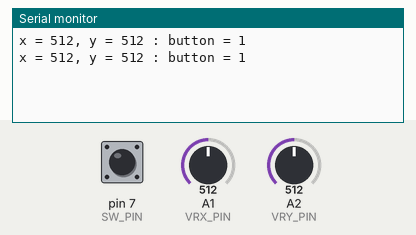
This sketch was run on a simulated Arduino Uno, built with avr-gcc and run on an emulated ATmega328P. On the bench: the last lines printed to the serial monitor. The inputs (shaded band) are chosen by the test bench; at power-on: pin 7 (SW_PIN) HIGH, A1 (VRX_PIN) = 512, A2 (VRY_PIN) = 512.

Above: at 1.8 s.
1.9 s: pin 7 (SW_PIN) pulled LOW for 1.15 s
At 3.8 s:
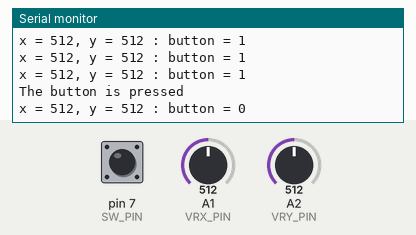
5.5 s: A1 (VRX_PIN) set to 716
At 6.8 s:
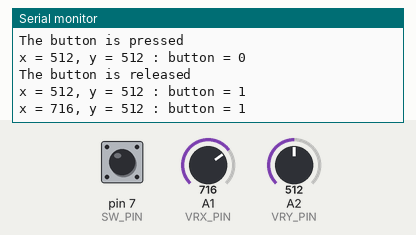
7.0 s: A2 (VRY_PIN) set to 716
At 7.8 s:
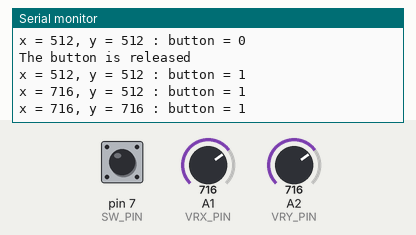
8.5 s: A1 (VRX_PIN) set to 900
At 9.5 s:
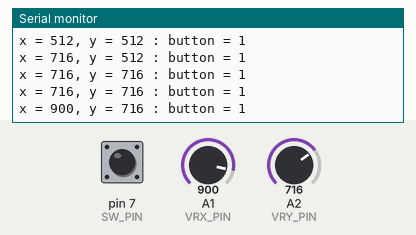
10.0 s: A2 (VRY_PIN) set to 900
At 10.8 s:
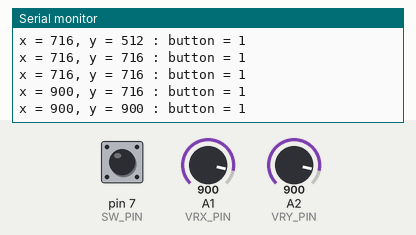
11.5 s: pin 7 (SW_PIN) pulled LOW for 3.2 s
At 13.5 s:
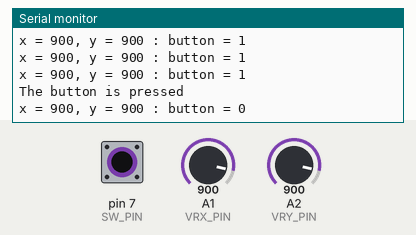
Timing chart, 0 to 15.0 s (numbered marks = the images above; inputs shaded):
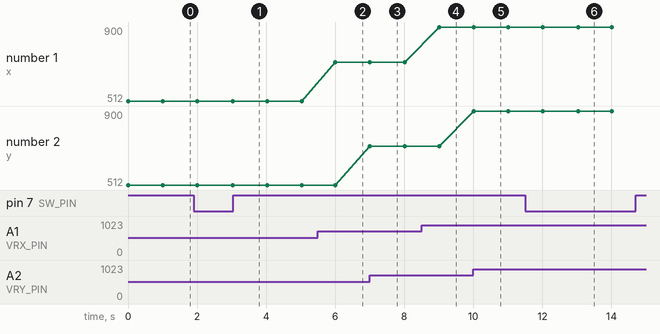

The sketch:

joystick-v01.ino
```cpp
/*
Projeto Despertador - v01
Código de base para funcionamento do Joystic analógico

Referências:
- https://arduinogetstarted.com/tutorials/arduino-joystick

NOTAS:
- instalar a biblioteca ezButton by ArduinoGetStarted.com - https://arduinogetstarted.com/tutorials/arduino-button-library
- a função escreve as coordenadas lidas no joystick enquanto é mexido.

*/

#include <ezButton.h>

#define VRX_PIN  A1 // Arduino pin connected to VRX pin
#define VRY_PIN  A2 // Arduino pin connected to VRY pin
#define SW_PIN   7  // Arduino pin connected to SW  pin

ezButton button(SW_PIN);

int xValue = 0; // To store value of the X axis
int yValue = 0; // To store value of the Y axis
int bValue = 0; // To store value of the button

void setup() {
  Serial.begin(9600) ;
  button.setDebounceTime(50); // set debounce time to 50 milliseconds
}

void loop() {
  button.loop(); // MUST call the loop() function first

  // read analog X and Y analog values
  xValue = analogRead(VRX_PIN);
  yValue = analogRead(VRY_PIN);

  // Read the button value
  bValue = button.getState();

  if (button.isPressed()) {
    Serial.println("The button is pressed");
    // TODO do something here
  }

  if (button.isReleased()) {
    Serial.println("The button is released");
    // TODO do something here
  }

  // print data to Serial Monitor on Arduino IDE
  Serial.print("x = ");
  Serial.print(xValue);
  Serial.print(", y = ");
  Serial.print(yValue);
  Serial.print(" : button = ");
  Serial.println(bValue);
  delay(1000);
}
```

Measured:
- after the input at 1.9 s, the serial monitor: prints a new line after 1.1 s (image 1)
- after the input at 5.5 s, the serial monitor: prints a new line after 0.51 s (image 2)
- after the input at 7.0 s, the serial monitor: prints a new line at once (image 3)
- after the input at 8.5 s, the serial monitor: prints a new line after 0.51 s (image 4)
- after the input at 10.0 s, the serial monitor: prints a new line at once (image 5)
- after the input at 11.5 s, the serial monitor: prints a new line after 1.5 s (image 6)
- plotted number 1: 512 → 716 after the input at 5.5 s, 716 → 900 after the input at 8.5 s
